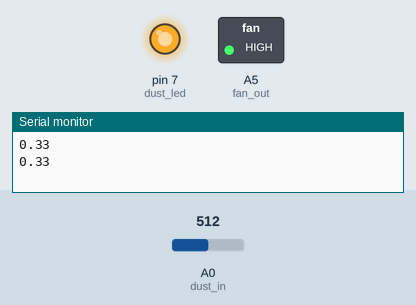
Recording of a sketch running on a simulated Arduino Uno, built with avr-gcc and run on an emulated ATmega328P. On the bench: switched loads named in the sketch (green lamp = pin HIGH), output pins drawn as LEDs (lit = HIGH), the last lines printed to the serial monitor. Inputs (shaded band) come from the test bench; at power-on: A0 (dust_in) = 512.

Above: at 1.3 s.
1.4 s: A0 (dust_in) set to 254
3.2 s: A0 (dust_in) set to 227
At 5.2 s:
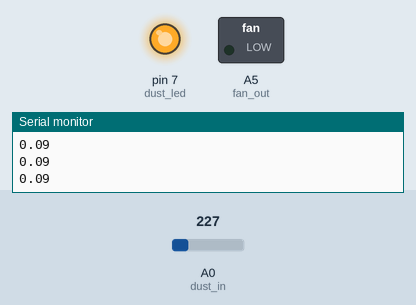
5.5 s: A0 (dust_in) set to 306
At 7.3 s:
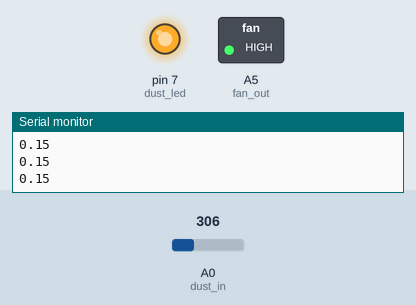
7.6 s: A0 (dust_in) set to 122
At 9.2 s:
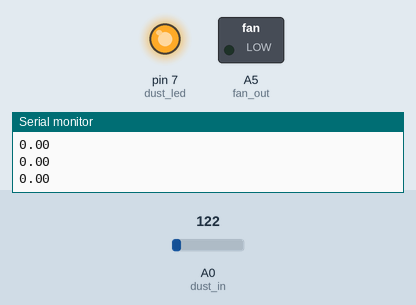
Timing chart, 0 to 10.6 s (numbered marks = the images above; inputs shaded):
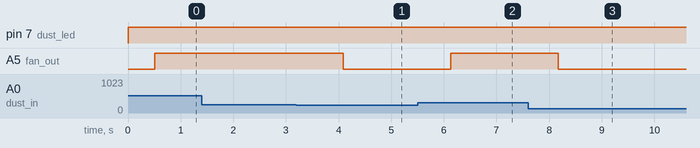

The sketch:

its_too_dusty_here.ino
```cpp
/* *-*- some definations *-* */
#define CALIBRATION_SAMPLES 100
#define CALIBRATION_INTERVAL 50
#define LOAD_RESISTANCE_VAL 5.0
#define GAS_RES_SAMPLE_VAL 50.0
#define GAS_RES_DELAY_VAL 5
#define CLEAN_AIR_FACTOR 9.83
#define TOTAL_GASES_IDENTIFY 3

// dust sensor contituents
int dust_in = A0;
int fan_out = A5;
int dust_led = 7;
float dust_read, dust_samp, dust_;
unsigned int delt_time = 40;

// gas sensor contituents
int gas_sens = A2;
float r0, ratio;
unsigned int sampling_time = 280;
unsigned int sleep_time = 9680;
char *gases[TOTAL_GASES_IDENTIFY] = {
  "LPG", "CO", "Smoke"
};
float gas_curve_data[TOTAL_GASES_IDENTIFY][3] = {
  {
    2.3, 0.21, -0.47
  }
  , {
    2.3, 0.72, -0.34
  }
  , {
    2.3, 0.53, -0.44
  }
}; // points are taken from the curve.

// code serving constituents
int i;
float cali_point_val = 0.0;
char *data;
struct gas_reads {

  char *gas[TOTAL_GASES_IDENTIFY];
  float reading[TOTAL_GASES_IDENTIFY];

}
air_;

void setup() {

  Serial.begin(9600);
  //  Serial.write("Calibrating...");
  // pure_air_read_calibration();
  //  Serial.write("Calibrating...");
  //  pure_air_read_calibration();
  pinMode(dust_led, OUTPUT);
}

void loop() {

  dust_samp = read_dust();
  //ratio = gaseous_air_res_samples();
  //gas_digest(ratio);
  //  ratio = gaseous_air_res_samples();

  //  gas_digest(ratio / 10);
  Serial.println(dust_samp);
  if (dust_samp >= 0.10) {

    analogWrite(fan_out, 255);

  }
  else {
    analogWrite(fan_out, 0);

  }

//  delay(5000);

  /*
    gpio logic goes here
  */

//  Serial.println("{\"dust\":" + String(dust_samp) + ",\"0\":{\"gas\":" + String(air_.gas[0]) + ",\"reading\":" + String(air_.reading[0]) + "},\"1\":{\"gas\":" + String(air_.gas[1]) + ",\"reading\":" + String(air_.reading[1]) + "},\"2\":{\"gas\":" + String(air_.gas[2]) + ",\"reading\":" + String(air_.reading[2]) + "}}");
}

/* Dust sensor reading */
float read_dust() {
  /* *-*
    The LED control pin (pin 3 on the SHARP dust sensor module) is active low.
    This means that a LOW ( 0V ) value will turn the LED on and a HIGH ( VCC ) value will turn the LED off.
    -** */

  digitalWrite(dust_led, LOW); // turning the led to ACTIVE HIGH
  delayMicroseconds(sampling_time); // delay for pulse mapping [1]

  dust_read = analogRead(dust_in); // read the dust measurement

  delayMicroseconds(delt_time); //[1]
  digitalWrite(dust_led, HIGH); // turning the sensing IR led to LOW
  delayMicroseconds(sleep_time); // [1]
  dust_read = dust_read * (5.0 / 1024.0); // mapped 5 voltage values to 1023 integer value
  dust_read = (dust_read * 0.17) - 0.1;

  delay(500);
  return dust_read;
}

/* gas sensor reading and identification */
float pure_air_read_calibration() {
  for (i = 0; i < CALIBRATION_SAMPLES; i++ ) {

    cali_point_val += calibrate_current_reading(analogRead(gas_sens));
    delay(CALIBRATION_INTERVAL);
  }

  r0 = cali_point_val / CALIBRATION_SAMPLES;
  r0 = r0 / CLEAN_AIR_FACTOR;
}

float calibrate_current_reading(float raw_read) {

  raw_read = raw_read * (LOAD_RESISTANCE_VAL / 1024.0);

  return ((float)LOAD_RESISTANCE_VAL - raw_read) / raw_read;
}

float gaseous_air_res_samples() {

  for (i = 0; i < GAS_RES_SAMPLE_VAL; i++) {
    cali_point_val += calibrate_current_reading(analogRead(gas_sens));
    delay(GAS_RES_DELAY_VAL);
  }
  return (cali_point_val / GAS_RES_SAMPLE_VAL) / r0;
}

float gas_digest(float ratios) {
  for (i = 0; i < TOTAL_GASES_IDENTIFY; i++) {
    air_.gas[i] = gases[i];
    air_.reading[i] = gas_percent(ratios, gas_curve_data[i]);
  }
}

float gas_percent(float ratios, float *line_curve) {
  return pow(10, ( ((log(ratios) - line_curve[1]) / line_curve[2]) + line_curve[0]));
}
```

Measured:
- the behaviour switches between 241 and 240 on A0 (dust_in) (found by bisection; images 0 and 1)
- after the input at 3.2 s, A5 (fan_out): HIGH → LOW after 0.88 s
- after the input at 5.5 s, A5 (fan_out): LOW → HIGH after 0.63 s
- after the input at 7.6 s, A5 (fan_out): HIGH → LOW after 0.57 s
